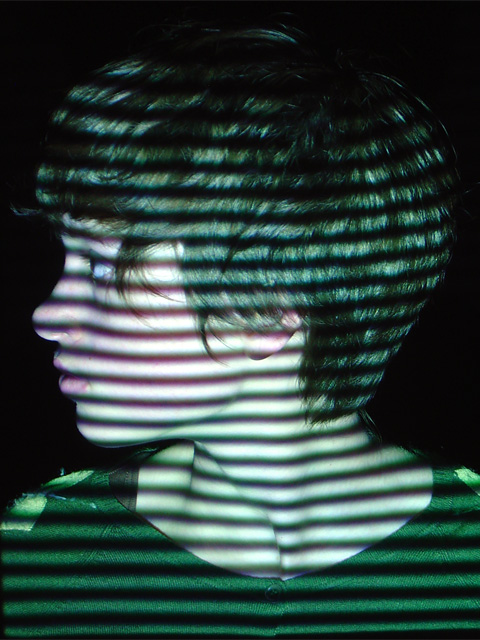
#> input picture demos/PhaseShitf_to_point_clouddeco/img/phase1.jpg, 480 x 640 px
$ python unwrap_phase_shift_pattern.py
#> lines starting #> are read from the running program, lines starting #| are printed output that depends on the picture; after the words box and inside, x2 and y2 are one past the last pixel; in counts of white or black regions, pixels touching at a corner belong together
import cv2 as cv
import numpy as np
import struct

import matplotlib.pyplot as plt
from mpl_toolkits.mplot3d import proj3d
import csv
import math

# https://www.instructables.com/Structured-Light-3D-Scanning/ към него https://code.google.com/archive/p/structured-light/downloads
# като е гледано ThreePhase-1-win.zip от Dec 29, 2009
class PhaseShiftDecode:
    phase1Image, phase2Image, phase3Image = (None, None, None)
    inputHeight, inputWidth = (None, None)
    phase = None # фазово обвоване(phase wrap)
    mask = None # премахва се шума
    process = None
    colors = None # цветовете на пикселите. По-долу се взима най-осветения
    # списък с точките за обработка.
    # Използва се, за да се приравни фазата към съм съседните пискели като се започва от среда и после се разширява спираловидно.
    toProcess = []
    # 3d координатит на точките
    pointClound = None

    def decode(self):
      self.loadImages()
      self.inputHeight, self.inputWidth = self.phase1Image.shape[:2]
      self.phase = np.zeros((self.inputHeight,self.inputWidth), np.float32)
      self.mask = np.zeros((self.inputHeight,self.inputWidth), np.bool_)
      self.process = np.zeros((self.inputHeight,self.inputWidth), np.bool_)
      self.colors = np.zeros((self.inputHeight,self.inputWidth,3), np.float32)
      self.pointCloud = np.zeros((self.inputHeight,self.inputWidth), np.float32)

      self.phaseWrap()
      self.phaseUnwrap()
      self.calcDepth()
      self.writeCsv('pointCloud.csv')
      # self.plot()
      self.write_pointcloud("res.ply")

    def loadImages(self):
        self.phase1Image = cv.imread('./img/phase1.jpg')
#> self.phase1Image is the input picture: shape (640, 480, 3); mean B, G, R 60.2, 64.6, 46.3
        self.phase2Image = cv.imread('./img/phase2.jpg')
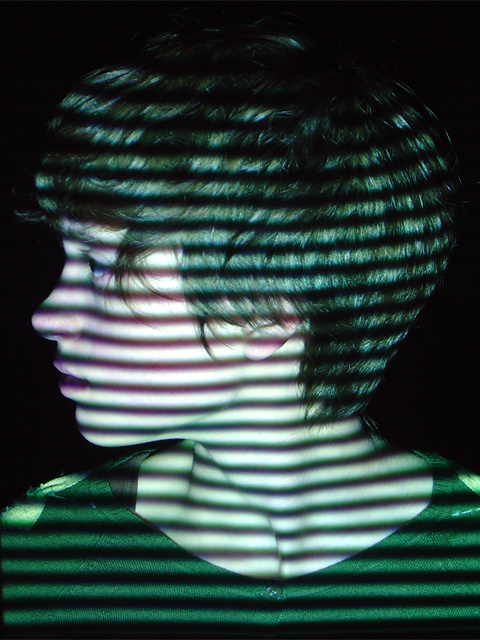
#> input picture demos/PhaseShitf_to_point_clouddeco/img/phase2.jpg, 480 x 640 px
#> self.phase2Image is the input picture: shape (640, 480, 3); mean B, G, R 60.3, 64, 46.8
        self.phase3Image = cv.imread('./img/phase3.jpg')
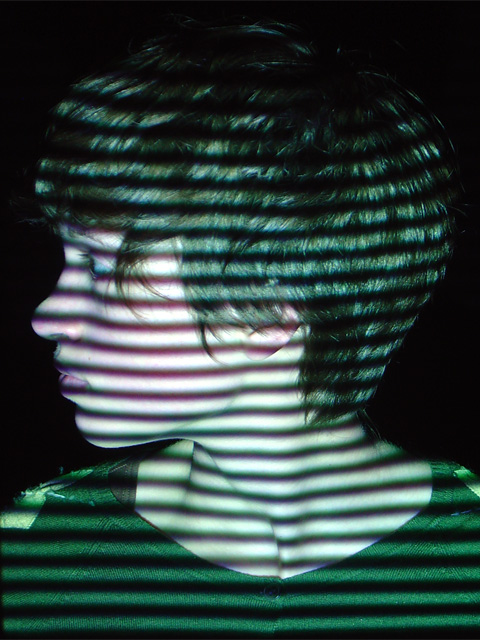
#> input picture demos/PhaseShitf_to_point_clouddeco/img/phase3.jpg, 480 x 640 px
#> self.phase3Image is the input picture: shape (640, 480, 3); mean B, G, R 60.1, 64, 46.5

    def phaseWrap(self):
        noiseThreshold = 0.1

        sqrt3 = np.sqrt(3)
        for y in range(0, self.inputHeight):
          for x in range(0, self.inputWidth):
              color1 = self.phase1Image[y][x]
              color2 = self.phase2Image[y][x]
              color3 = self.phase3Image[y][x]

              phase1 = float(color1[0]/255) #color1[0] - връща син цвят
              phase2 = float(color2[0]/255)
              phase3 = float(color3[0]/255)

              phaseSum = phase1 + phase2 + phase3
              phaseRange = max(phase1, phase2, phase3) - min(phase1, phase2, phase3)

              # ignore noise
              gamma = phaseRange / phaseSum
              self.mask[y][x] = gamma < noiseThreshold
              self.process[y][x] = not self.mask[y][x]

              # this equation can be found in Song Zhang's
              # "Recent progresses on real-time 3D shape measurement..."
              # and it is the "bottleneck" of the algorithm
              # it can be sped up with a look up table, which has the benefit
              # of allowing for simultaneous gamma correction.
              self.phase[y][x] = np.arctan2(sqrt3 * (phase1 - phase3), 2 * phase2 - phase1 - phase3) / (np.pi*2)

              #build color based on the lightest channels from all three images
              #
              # От RGB цвете преобразуваме в YUV и по-точно само Y(яркост), за се вземе най-осветения пиксел
              # Y' = 0.299*R + 0.587*G + 0.144*B
              Ycolor1 = 0.299*color1[2] + 0.587*color1[1] + 0.144*color1[0]
              Ycolor2 = 0.299*color2[2] + 0.587*color2[1] + 0.144*color2[0]
              Ycolor3 = 0.299*color3[2] + 0.587*color3[1] + 0.144*color3[0]
              self.colors[y][x] = color1 if Ycolor1 >= Ycolor2 and Ycolor1 >= Ycolor3 else (color2 if Ycolor2 >= Ycolor3 else color3)
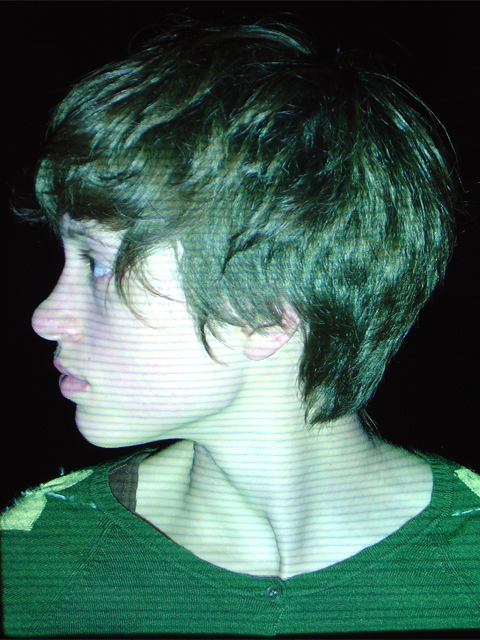
#> self.colors: shape (640, 480, 3) float32; mean B, G, R 89.3, 99.6, 69.7
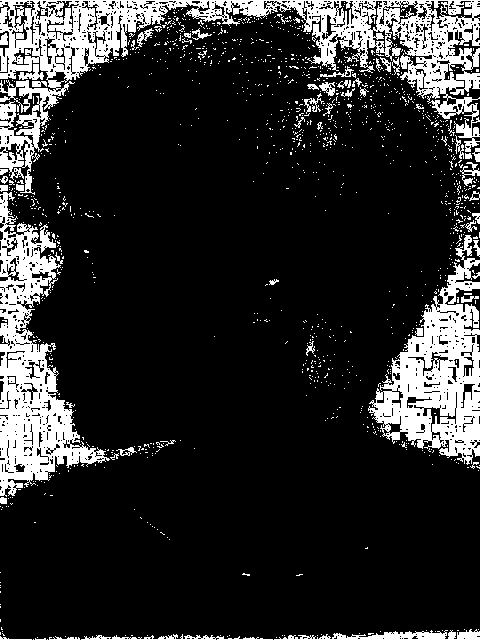
#> self.mask: shape (640, 480) bool; 16.8% white; 1266 white regions (1205 under 20 px), largest, box (x1, y1, x2, y2) and area: (0, 0, 480, 195) 21262, (0, 192, 110, 497) 11948, (368, 235, 480, 465) 11024
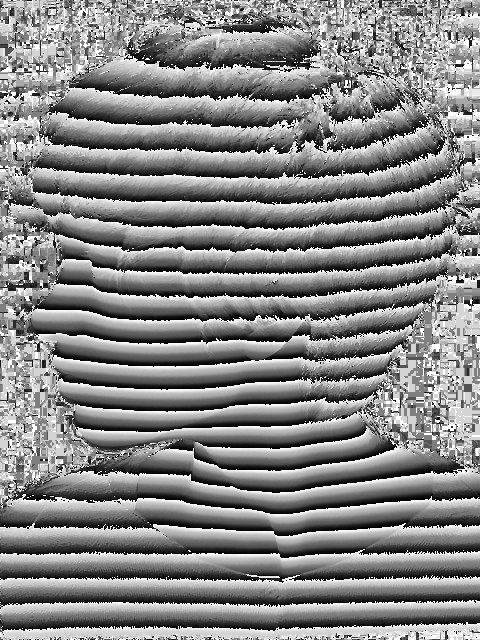
#> self.phase: shape (640, 480) float32; min -0.499, max 0.5, mean 0.0256; drawn with min black and max white

    def phaseUnwrap(self):
        startX = int(self.inputWidth / 2)
#> startX = 240
        startY = int(self.inputHeight / 2)
#> startY = 320

        self.toProcess.append((startX, startY))
        self.process[startX][startY] = False # фазата на средния пиксел за взима за приравняване и съответно тя не се приравнява

        # while self.toProcess is not empty
        while (self.toProcess):
            xy = self.toProcess.pop(0)
            x = xy[0]
            y = xy[1]
            r = self.phase[y][x]

            if (y > 0):
                self.phaseUnwrapWithBase(r, x, y - 1)
            if (y < self.inputHeight - 1):
                self.phaseUnwrapWithBase(r, x, y + 1)
            if (x > 0):
                self.phaseUnwrapWithBase(r, x - 1, y)
            if (x < self.inputWidth - 1):
                self.phaseUnwrapWithBase(r, x + 1, y)
#> this loop made 242517 passes
#> r on passes 1 to 3: 0.402, 0.491, 0.365

    def phaseUnwrapWithBase(self, basePhase, x, y):
        if (self.process[y][x]):
            diff = self.phase[y][x] - (basePhase - int(basePhase))
            if (diff > 0.5):
                diff-=1
            if (diff < -0.5):
                diff+=1
            # фазата се подранява със съседния пиксел.
            # мисля, че промяната не е по-голяма от [-0.5,0.5]
            self.phase[y][x] = basePhase + diff
            self.process[y][x] = False
            self.toProcess.append((x, y))

    def calcDepth(self):
        zscale = 130
        zskew = 24
        for y in range(0, self.inputHeight):
          planephase = 0.5 - (y - (self.inputHeight / 2)) / zskew
          for x in range(0, self.inputWidth):
            if (not self.mask[y][x]):
                self.pointCloud[y][x] = (self.phase[y][x] - planephase) * zscale
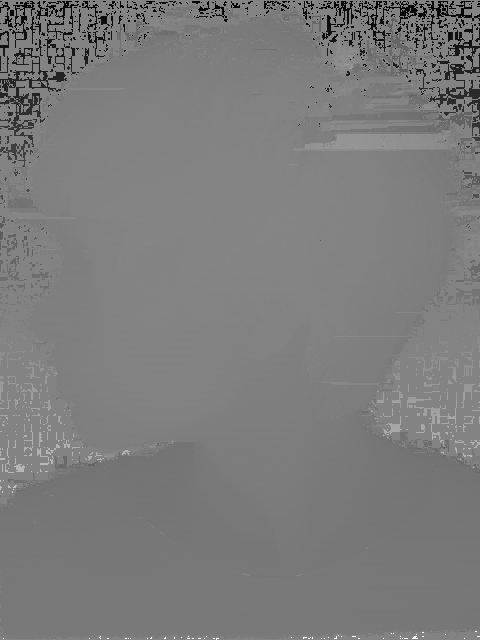
#> self.pointCloud: shape (640, 480) float32; min -1847.1, max 1722.5, mean -106.9; drawn with min black and max white

    # https://gist.github.com/Shreeyak/9a4948891541cb32b501d058db227fff
    def write_pointcloud(self, filename):

        """ creates a .pkl file of the point clouds generated
        """
        # Write header of .ply file
        # with open(filename,'wb') as fid:
        #     fid.write(bytes('ply\n', 'utf-8'))
        #     fid.write(bytes('format binary_little_endian 1.0\n', 'utf-8'))
        #     r = self.inputHeight*self.inputWidth
        #     fid.write(bytes('element vertex %d\n'%r, 'utf-8'))
        #     fid.write(bytes('property float x\n', 'utf-8'))
        #     fid.write(bytes('property float y\n', 'utf-8'))
        #     fid.write(bytes('property float z\n', 'utf-8'))
        #     # fid.write(bytes('property float red\n', 'utf-8'))
        #     # fid.write(bytes('property float green\n', 'utf-8'))
        #     # fid.write(bytes('property float blue\n', 'utf-8'))
        #     fid.write(bytes('end_header\n', 'utf-8'))
        #
        #     # Write 3D points to .ply file
        #     for y in range(0, self.inputHeight):
        #       for x in range(0, self.inputWidth):
        #           fid.write(bytearray(struct.pack("iiffff",y,x,self.pointCloud[y][x],
        #                                           self.colors[y][x][0],self.colors[y][x][1],self.colors[y][x][2])))

        with open(filename,'w') as fid:
            fid.write('ply\n')
            fid.write('format ascii 1.0\n')
            fid.write('element vertex %d\n'%self.mask.sum())
            fid.write('property float x\n')
            fid.write('property float y\n')
            fid.write('property float z\n')
            fid.write('property float red\n')
            fid.write('property float green\n')
            fid.write('property float blue\n')
            fid.write('end_header\n')

            # Write 3D points to .ply file
            for y in range(0, self.inputHeight):
              for x in range(0, self.inputWidth):
                  if (not self.mask[y][x] and self.pointCloud[y][x]<500 and self.pointCloud[y][x]>-500):#
                      fid.write("{0} {1} {2} {3} {4} {5}\n".format(x,y,self.pointCloud[y][x]/(2/np.pi),
                                self.colors[y][x][0],self.colors[y][x][1],self.colors[y][x][2]))

    def plot(self):
        mesh = np.array(np.meshgrid(np.arange(0,self.inputWidth), np.arange(0,self.inputHeight)))
        combinations = mesh.T.reshape(-1, 2)
        msk = np.invert(self.mask.flatten())
        x = combinations[:,1] #self.pointCloud[:, 0]
        x = x[msk]
        y = combinations[:,0] #self.pointCloud[:, 1]
        y = y[msk]
        z = self.pointCloud.flatten()#self.pointCloud[:, 2]
        z = z[msk]
        print(self.pointCloud.shape)
        print(x.shape)
        print(y.shape)
        print(z.shape)

        fig = plt.figure(figsize=(12,7))
        ax = fig.add_subplot(projection='3d')
        img = ax.scatter(x, y, z, c=z, cmap=plt.hot())
        fig.colorbar(img)

        ax.set_xlabel('X')
        ax.set_ylabel('Y')
        ax.set_zlabel('Z')

        # fig = plt.figure(figsize=(8, 8))
        # ax = fig.add_subplot(111, projection='3d')
        #
        # ax.scatter(x, y, z, 1)
        plt.show()

    def writeCsv(self,filename):
#> called with filename = 'pointCloud.csv'
        header = ['x', 'y', 'z']

        with open(filename, 'w', encoding='UTF8', newline='') as f:
            writer = csv.writer(f)
            writer.writerow(header)

            for y in range(0, self.inputHeight):
              for x in range(0, self.inputWidth):
                  if (not self.mask[y][x]):
                       writer.writerow((x,y,self.pointCloud[y][x]))

if __name__=="__main__":
    phaseShift = PhaseShiftDecode()
    phaseShift.decode()
